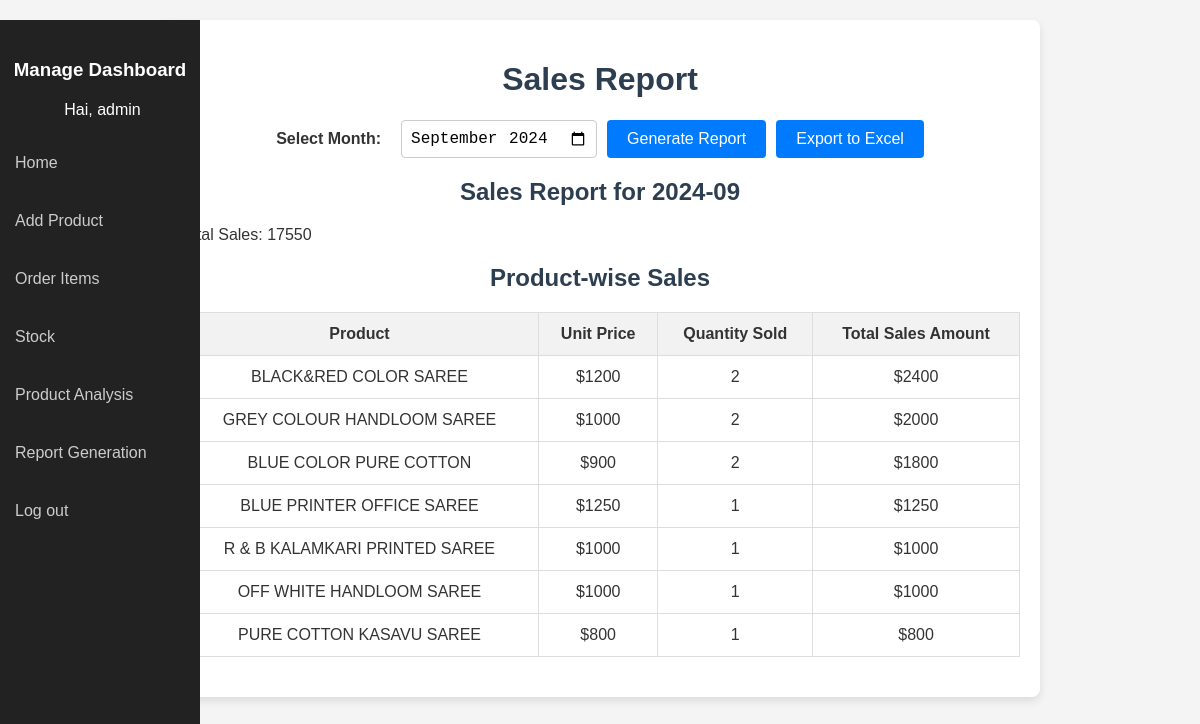
Screenshot of /monthly_sales/ (signed in) with the database file from the repository.
### saree/models.py (models this page shows, shortened)
class Product(models.Model):
    name = models.CharField(max_length=255, unique=True)
    description = models.TextField()
    price = models.DecimalField(max_digits=10, decimal_places=2)
    image = models.ImageField(upload_to='productimages/')
    is_active = models.BooleanField(default=True)
    quantity = models.IntegerField(default=0)
    reorderlevel = models.IntegerField(default=0)
    category = models.CharField(max_length=100, default='Uncategorized')
    created_at = models.DateTimeField(auto_now_add=True)

### saree/views.py (the view, shortened to what this page needs)
# urls.py: path('monthly_sales/',views.monthly_sales_report,name='monthly_sales'),
@login_required(login_url=user_login)
def monthly_sales_report(request):
    month = request.GET.get('month', datetime.now().strftime('%Y-%m'))
    year, month = map(int, month.split('-'))
    start_date = datetime(year, month, 1)
    if month < 12:
        end_date = datetime(year, month + 1, 1)
    else:
        end_date = datetime(year + 1, 1, 1)
    orders = Order.objects.filter(created_at__range=[start_date, end_date])
    total_sales = orders.aggregate(total=Sum('total_amount'))['total'] or 0
    order_items = OrderItem.objects.filter(order__in=orders)
    product_sales = order_items.values('product__name').annotate(
        total_quantity=Sum('quantity'),
        total_amount=Sum(F('quantity') * F('product__price'))
    ).order_by('-total_amount')
    for item in product_sales:
        item['unit_price'] = item['total_amount'] / item['total_quantity'] if item['total_quantity'] else 0
    context = {
        'total_sales': total_sales,
        'month': f"{year}-{month:02d}",
        'product_sales': product_sales,
    }
    return render(request, 'monthly_sales.html', context)

### saree/templates/monthly_sales.html (shortened to what this page needs)
<!DOCTYPE html>
<html lang="en">
<head>
</head>
<body>
     <div class="sidebar">
        <h3>Manage Dashboard</h3>
        <div class="user-info">
            {% if user.is_authenticated %}
             Hai, {{ user.username }}
            {% endif %}
        </div>
        <a href="{% url 'adminpage' %}">Home</a>
        <a href="{% url 'admin_add' %}">Add Product</a>
        <a href="{% url 'adminorders' %}">Order Items</a>
        <a href="{% url 'stock' %}">Stock</a>
        <a href="{% url 'sentiment' % }">Product Analysis</a>
        <a href="{% url 'monthly_sales'%}">Report Generation</a>
        <a href="{% url 'user_logout' %}">Log out</a>
    </div>
    <div class="container">
        <h1>Sales Report</h1>
        <form method="GET" action="{% url 'monthly_sales' %}">
            <label for="month">Select Month:</label>
            <input type="month" id="month" name="month" value="{{ month }}">
            <button type="submit">Generate Report</button>
            <button type="submit" name="export" value="true">Export to Excel</button>
        </form>
        <h2>Sales Report for {{ month }}</h2>
        <p>Total Sales: {{ total_sales }}</p>
        <h2>Product-wise Sales</h2>
        <table>
            <thead>
                <tr>
                    <th>Product</th>
                    <th>Unit Price</th>
                    <th>Quantity Sold</th>
                    <th>Total Sales Amount</th>
                </tr>
            </thead>
            <tbody>
                {% for item in product_sales %}
                <tr>
                    <td>{{ item.product__name }}</td>
                    <td>${{ item.unit_price }}</td>
                    <td>{{ item.total_quantity }}</td>
                    <td>${{ item.total_amount }}</td>
                </tr>
                {% empty %}
                <tr>
                    <td colspan="4">No sales data available.</td>
                </tr>
                {% endfor %}
            </tbody>
        </table>
    </div>
</body>
</html>

### saree/templates/monthly_sales.html (style rules this page uses)
body { font-family: Arial, sans-serif; margin: 0; padding: 0; background-color: #f4f4f4; color: #333; }
h1, h2 { color: #2c3e50; text-align: center; }
.container { width: 70%; margin: 0 auto; padding: 20px; background: #fff; border-radius: 8px; box-shadow: 0 4px 8px rgba(0, 0, 0, 0.1); margin-top: 20px; }
form { display: flex; justify-content: center; margin-bottom: 20px; gap: 10px; }
label { margin-right: 10px; font-weight: bold; align-self: center; }
input[type="month"] { padding: 8px; border-radius: 4px; border: 1px solid #ccc; font-size: 16px; }
button { padding: 10px 20px; border: none; border-radius: 4px; background-color: #007bff; color: #fff; font-size: 16px; cursor: pointer; transition: background-color 0.3s ease; }
table { width: 100%; border-collapse: collapse; margin: 20px 0; background-color: #fff; }
table, th, td { border: 1px solid #ddd; }
th, td { padding: 12px; text-align: center; }
th { background-color: #f2f2f2; color: #333; }
.sidebar { width: 200px; background-color: #222; height: 100vh; padding-top: 20px; position: fixed; color: #fff; }
.sidebar h3 { text-align: center; margin-bottom: 20px; }
.sidebar a { display: block; padding: 15px; color: #ccc; text-decoration: none; margin: 10px 0; transition: background 0.3s; }
.sidebar .user-info { margin: 20px; text-align: center; }

### rows the page displays
Product: product__name "BLACK&RED COLOR SAREE", unit_price "1200", total_quantity "2", total_amount "2400"
Product: product__name "GREY COLOUR HANDLOOM SAREE", unit_price "1000", total_quantity "2", total_amount "2000"
Product: product__name "BLUE COLOR PURE COTTON", unit_price "900", total_quantity "2", total_amount "1800"
Product: product__name "BLUE PRINTER OFFICE SAREE", unit_price "1250", total_quantity "1", total_amount "1250"
Product: product__name "R & B KALAMKARI PRINTED SAREE", unit_price "1000", total_quantity "1", total_amount "1000"
Product: product__name "OFF WHITE HANDLOOM SAREE", unit_price "1000", total_quantity "1", total_amount "1000"
Product: product__name "PURE COTTON KASAVU SAREE", unit_price "800", total_quantity "1", total_amount "800"

### other values shown
{{ user.username }} "admin"
{{ month }} "2024-09"
{{ total_sales }} "17550"
